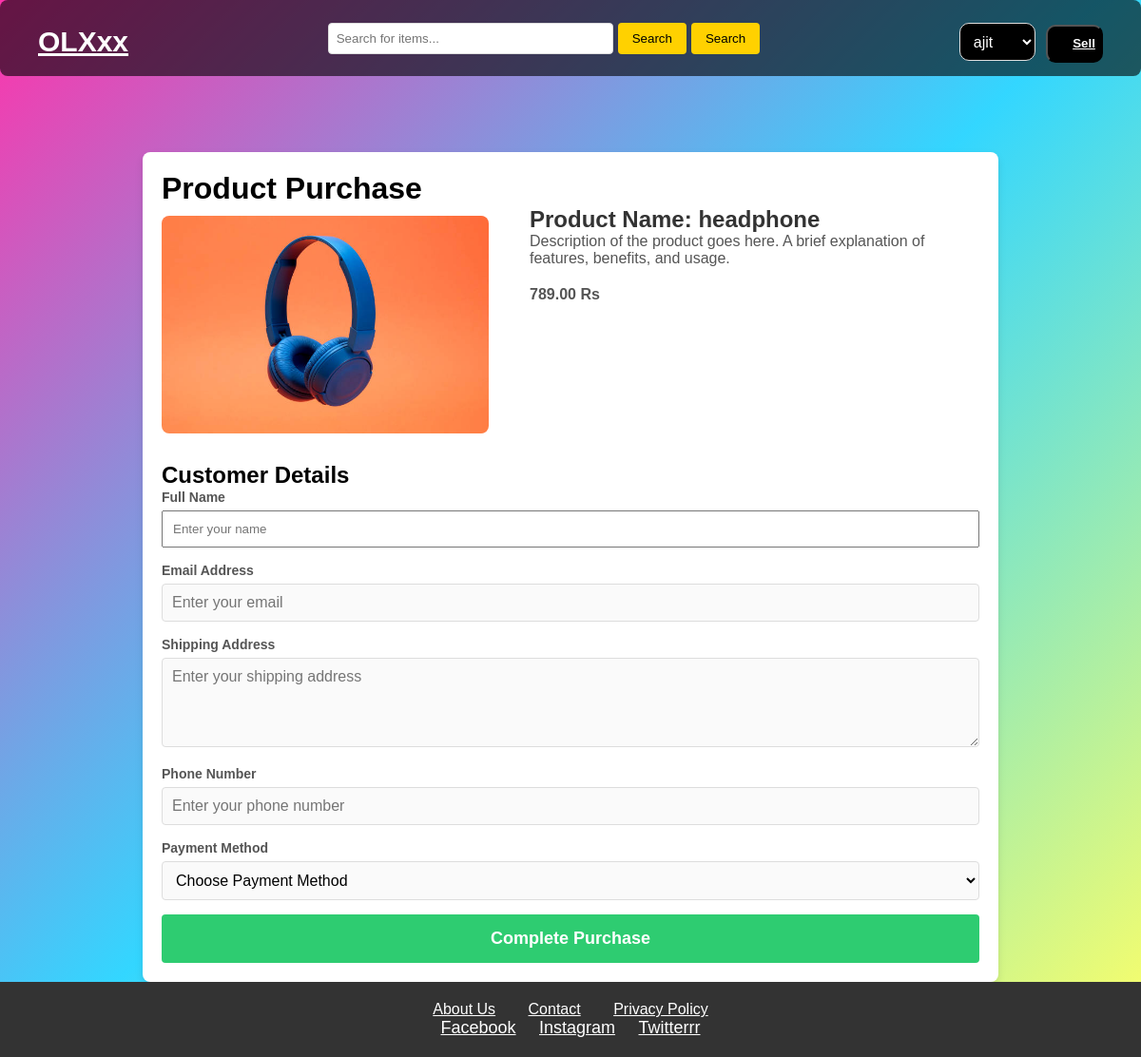
/byu/28 (signed in), run on the app's committed database.
### olxapp/models.py (models this page shows, shortened)
class Product(models.Model):
    user=models.ForeignKey(User,on_delete=models.CASCADE)
    name = models.CharField(max_length=100)# For the name of the product
    price = models.DecimalField(max_digits=10, decimal_places=2)  # Price of the product
    image = models.ImageField(upload_to='images/')  # Image field for uploading images
    address = models.CharField(max_length=255)
    contact_no=models.IntegerField(max_length=10)
    type=models.CharField(choices=type,max_length=20)

### olxapp/views.py (the view)
# urls.py: path('byu/<int:id>',views.buy,name='buy'),
@login_required(login_url='mylogin')
def buy(request,id):
    product=Product.objects.filter(id=id)
    return render(request,'customerdetail.html',{'product':product})

### myolx/templates/customerdetail.html (shortened to what this page needs)
{% extends 'base.html' %}
{% block content %}
    <div class="container">
        {% for x in product %}
        <h1>Product Purchase</h1>
        <div class="product-details">
            <img src="/media/{{x.image}}" alt="Product" class="product-img" style="margin-top: 10px;" >
            <div class="product-info">
                <h2>Product Name: {{x.name}}</h2>
                <p>Description of the product goes here. A brief explanation of features, benefits, and usage.</p>
                <p class="price">{{x.price}} Rs </p>
            </div>
        </div>
        <form class="purchase-form" action="{% url 'ordered' %}" method="post">
            <h2>Customer Details</h2>
            <div class="form-group">
                <label for="name">Full Name</label>
                <input type="text" id="name" name="name" placeholder="Enter your name" required style="width: 100%; padding: 10px;
        margin-top: 5px;">
            </div>
            <div class="form-group">
                <label for="email">Email Address</label>
                <input type="email" id="email" name="email" placeholder="Enter your email" required>
            </div>
            <div class="form-group">
                <label for="address">Shipping Address</label>
                <textarea id="address" name="address" rows="4" placeholder="Enter your shipping address" required></textarea>
            </div>
            <div class="form-group">
                <label for="phone">Phone Number</label>
                <input type="tel" id="phone" name="phone" placeholder="Enter your phone number" required>
            </div>
            <div class="form-group">
                <label for="payment">Payment Method</label>
                <select id="payment" name="payment" required>
                    <option value="">Choose Payment Method</option>
                </select>
            </div>
            <button type="submit" class="submit-btn">Complete Purchase</button>
        </form>
        {% endfor %}
    </div>
    {% endblock %}

### myolx/templates/base.html (shortened to what this page needs)
<!DOCTYPE html>
<html lang="en">
<head>
</head>
<body>
 <header>
    <nav class="navbar">
        <div class="logo">
            <a href="/">OLXxx</a>
        </div>
        <form action="{% url 'search' %}" method="post">
        <div class="search-bar" style="display: flex; justify-content: left;">
            <input type="text" placeholder="Search for items..." name="search">
            <button style="margin-left: 5px;">Search</button>
             <button style="margin-left: 5px;">Search</button>
        </div>
    </form>
        <div class="user-actions">
            {% if request.user.is_authenticated %}
                <select id="dropdown" name="dropdown" style="background-color: black; height: 40px; border-radius: 10px; color: white; width: 80px;" onchange="window.location.href=this.value;">
                    <option value="option1">{{request.user}}</option>
                </select>
            <button style="background-color: black;height: 40px; border-radius: 10px; width: 60px;"><a href="{% url 'sellform' %}">Sell  </a></button>
        </div>
        {% endif %}
    </nav>
 </header>
{% block content %}
{% endblock %}
<footer style='background: linear-gradient(135deg, rgba(255, 0, 150, 0.8)'>
    <div class="footer-links">
        <a href="/about">About Us</a>
        <a href="/contact">Contact</a>
        <a href="/privacy-policy">Privacy Policy</a>
    </div>
    <div class="social-media">
        <a href="#">Facebook</a>
        <a href="#">Instagram</a>
        <a href="#">Twitterrr</a>
    </div>
</footer>
</body>
</html>

### myolx/templates/base.html (style rules this page uses)
* { margin: 0; padding: 0; box-sizing: border-box; font-family: 'Poppins', sans-serif; }
body { width: 100%; background: linear-gradient(135deg, rgba(255, 0, 150, 0.8), rgba(0, 204, 255, 0.8), rgba(255, 255, 0, 0.6)); min-height: 350px; }
header { background-color: #19c0dd; padding: 10px 0; }
.navbar { display: flex; justify-content: space-between; align-items: center; padding: 0 20px; height: 40px; }
.navbar .logo a { font-size: 30px; color: white; font-weight: bold; }
.search-bar input { padding: 8px; width: 300px; border-radius: 4px; border: 1px solid #ddd; }
.search-bar button { padding: 8px 15px; background-color: #ffd100; border: none; border-radius: 4px; cursor: pointer; }
.user-actions a { color: white; margin-left: 20px; font-weight: bold; }
footer { background-color: #333; color: white; padding: 20px; text-align: center; margin }
.footer-links a { color: white; margin: 0 15px; font-size: 16px; }
.social-media a { color: white; margin: 0 10px; font-size: 18px; }
.footer-links a { color: white; margin: 0px 15px ; font-size: 16px; }

### myolx/templates/customerdetail.html (style rules this page uses)
header { background-color: rgba(0, 0, 0, 0.6); color: white; padding: 20px; width: 100%; text-align: center; font-size: 2.5rem; margin-bottom: 20px; border-radius: 8px; }
.container { width: 80%; max-width: 900px; margin: 0 auto; margin-top: 80px; background-color: #fff; padding: 20px; border-radius: 8px; box-shadow: 0 4px 8px rgba(0, 0, 0, 0.1); }
.product-details { display: flex; justify-content: space-between; margin-bottom: 30px; }
.product-img { width: 40%; border-radius: 8px; }
.product-info { width: 55%; }
.product-info h2 { font-size: 24px; color: #333; }
.product-info p { font-size: 16px; color: #555; }
.price { font-size: 22px; font-weight: bold; color: #2ecc71; margin-top: 20px; }
.purchase-form { display: flex; flex-direction: column; }
.form-group { margin-bottom: 15px; }
label { font-size: 14px; font-weight: bold; color: #555; }
input[type="email"], input[type="tel"], textarea, select { width: 100%; padding: 10px; margin-top: 5px; font-size: 16px; border: 1px solid #ddd; border-radius: 4px; background-color: #fafafa; }
textarea { resize: vertical; }
button.submit-btn { background-color: #2ecc71; color: white; border: none; padding: 15px; font-size: 18px; font-weight: bold; cursor: pointer; border-radius: 4px; transition: background-color 0.3s ease; }

### data on the page
Product: image (picture), name "headphone", price "789.00"
